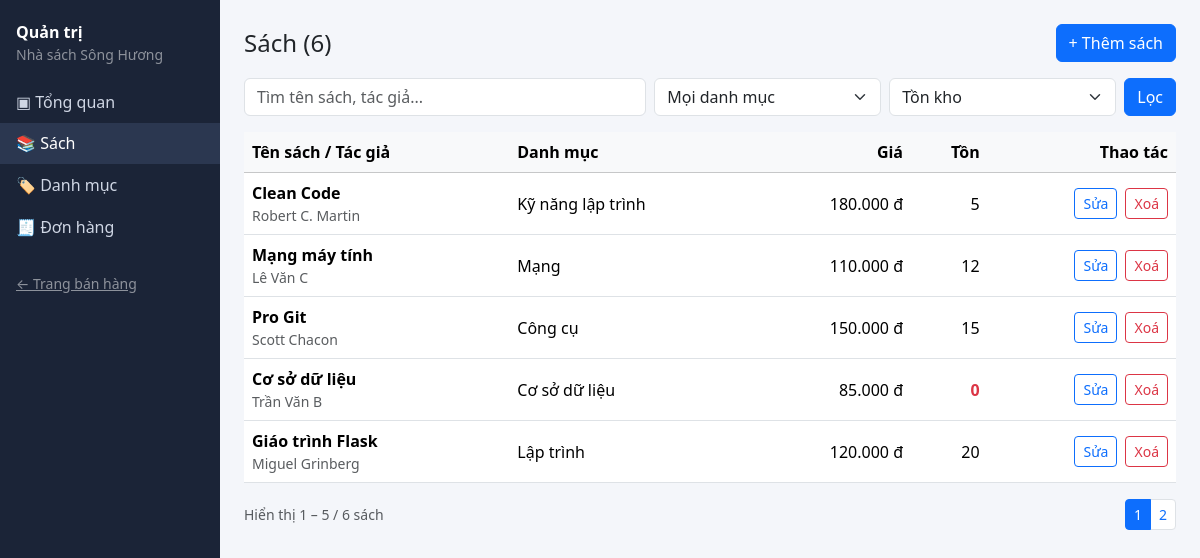
The app's page /admin/books with its own data.
### models.py (models this page shows, shortened)
class Book(db.Model):
    __tablename__ = "books"
    id = db.Column(db.Integer, primary_key=True)
    title = db.Column(db.String(200), nullable=False)
    author = db.Column(db.String(150), nullable=False)
    publisher = db.Column(db.String(150))
    year = db.Column(db.Integer)
    price = db.Column(db.Integer, nullable=False)
    stock = db.Column(db.Integer, nullable=False, default=0)
    description = db.Column(db.Text)
    cover = db.Column(db.String(100))  # tên file ảnh trong static/uploads/covers
    created_at = db.Column(db.DateTime, nullable=False, default=datetime.now)
    category_id = db.Column(db.Integer, db.ForeignKey("categories.id"), nullable=False)
    category = db.relationship("Category", back_populates="books")
    order_items = db.relationship("OrderItem", back_populates="book")

class Category(db.Model):
    __tablename__ = "categories"
    id = db.Column(db.Integer, primary_key=True)
    name = db.Column(db.String(100), nullable=False, unique=True)
    description = db.Column(db.Text)
    books = db.relationship("Book", back_populates="category")

### admin.py (the view)
@bp.route("/books")
def books():
    q = request.args.get("q", "").strip()
    category_id = request.args.get("category", type=int)
    stock = request.args.get("stock", "")
    page = request.args.get("page", 1, type=int)
    stmt = select(Book).order_by(Book.created_at.desc(), Book.id.desc())
    if q:
        like = f"%{q}%"
        stmt = stmt.where(or_(Book.title.ilike(like), Book.author.ilike(like)))
    if category_id:
        stmt = stmt.where(Book.category_id == category_id)
    if stock == "con":
        stmt = stmt.where(Book.stock > 0)
    elif stock == "sap_het":
        stmt = stmt.where(Book.stock <= LOW_STOCK)
    elif stock == "het":
        stmt = stmt.where(Book.stock == 0)
    pagination = db.paginate(stmt, page=page, per_page=BOOKS_PER_PAGE, error_out=False)
    categories = db.session.scalars(select(Category).order_by(Category.name)).all()
    ordered_ids = set(db.session.scalars(select(OrderItem.book_id).distinct()))
    first = (pagination.page - 1) * BOOKS_PER_PAGE + 1 if pagination.total else 0
    last = first + len(pagination.items) - 1 if pagination.total else 0
    filters = {k: v for k, v in request.args.items() if k != "page" and v}
    return render_template(
        "admin/books.html",
        pagination=pagination, categories=categories, ordered_ids=ordered_ids,
        q=q, category_id=category_id, stock=stock, filters=filters,
        first=first, last=last, low_stock=LOW_STOCK,
    )

### utils.py (called while the page is built)
def vnd(value):
    return f"{int(value or 0):,}".replace(",", ".") + " đ"

def get_cart():
    cart = session.get("cart")
    return dict(cart) if isinstance(cart, dict) else {}

def cart_count():
    return sum(int(q) for q in get_cart().values())

### templates/admin/books.html (shortened to what this page needs)
{% extends "admin/layout.html" %}
{% from "_macros.html" import pager %}
{% block content %}
<div class="d-flex justify-content-between align-items-center mb-3">
  <h1 class="h4 mb-0">Sách ({{ pagination.total }})</h1>
  <a class="btn btn-primary" href="{{ url_for('admin.book_form') }}">+ Thêm sách</a>
</div>
<form class="row g-2 mb-3" method="get" action="{{ url_for('admin.books') }}">
  <div class="col-md"><input class="form-control" name="q" value="{{ q }}" placeholder="Tìm tên sách, tác giả..."></div>
  <div class="col-md-3">
    <select name="category" class="form-select">
      <option value="">Mọi danh mục</option>
    </select>
  </div>
  <div class="col-md-3">
    <select name="stock" class="form-select">
      <option value="">Tồn kho</option>
    </select>
  </div>
  <div class="col-auto"><button class="btn btn-primary">Lọc</button></div>
</form>
<div class="table-responsive">
  <table class="table bg-white align-middle">
    <thead class="table-light">
      <tr><th>Tên sách / Tác giả</th><th>Danh mục</th><th class="text-end">Giá</th><th class="text-end">Tồn</th><th class="text-end">Thao tác</th></tr>
    </thead>
    <tbody>
      {% for b in pagination.items %}
      <tr>
        <td><div class="fw-semibold">{{ b.title }}</div><div class="small text-muted">{{ b.author }}</div></td>
        <td>{{ b.category.name }}</td>
        <td class="text-end">{{ b.price|vnd }}</td>
        <td class="text-end {{ 'text-danger fw-bold' if b.stock == 0 }}">{{ b.stock }}</td>
        <td class="text-end">
          <div class="d-inline-flex gap-2">
            <a class="btn btn-outline-primary btn-sm" href="{{ url_for('admin.book_form', book_id=b.id) }}">Sửa</a>
            <form method="post" action="{{ url_for('admin.book_delete', book_id=b.id) }}"
                  onsubmit="return confirm('Xoá sách “{{ b.title|replace("'", "") }}”?');">
              <button class="btn btn-outline-danger btn-sm" {% if b.id in ordered_ids %}disabled title="Sách đã có trong đơn hàng"{% endif %}>Xoá</button>
            </form>
          </div>
        </td>
      </tr>
      {% else %}
      <tr><td colspan="5" class="text-center text-muted">Không có sách phù hợp.</td></tr>
      {% endfor %}
    </tbody>
  </table>
</div>
<div class="d-flex justify-content-between align-items-center">
  <div class="small text-muted">Hiển thị {{ first }} – {{ last }} / {{ pagination.total }} sách</div>
  {{ pager(pagination, 'admin.books', filters) }}
</div>
{% endblock %}

### static/css/style.css (style rules this page uses)
:root { --navy: #0b3a75; --orange: #f26a0f; --ink-dark: #1b2437; }
body { background: #f4f6fa; }

### records on screen
Book: title "Clean Code", author "Robert C. Martin", category.name "Kỹ năng lập trình", price|vnd "180.000 đ", stock "5"
Book: title "Mạng máy tính", author "Lê Văn C", category.name "Mạng", price|vnd "110.000 đ", stock "12"
Book: title "Pro Git", author "Scott Chacon", category.name "Công cụ", price|vnd "150.000 đ", stock "15"
Book: title "Cơ sở dữ liệu", author "Trần Văn B", category.name "Cơ sở dữ liệu", price|vnd "85.000 đ", stock "0"
Book: title "Giáo trình Flask", author "Miguel Grinberg", category.name "Lập trình", price|vnd "120.000 đ", stock "20"

### other values on screen
{{ pagination.total }} "6"
{{ first }} "1"
{{ last }} "5"
{{ n }} "1" "2"
